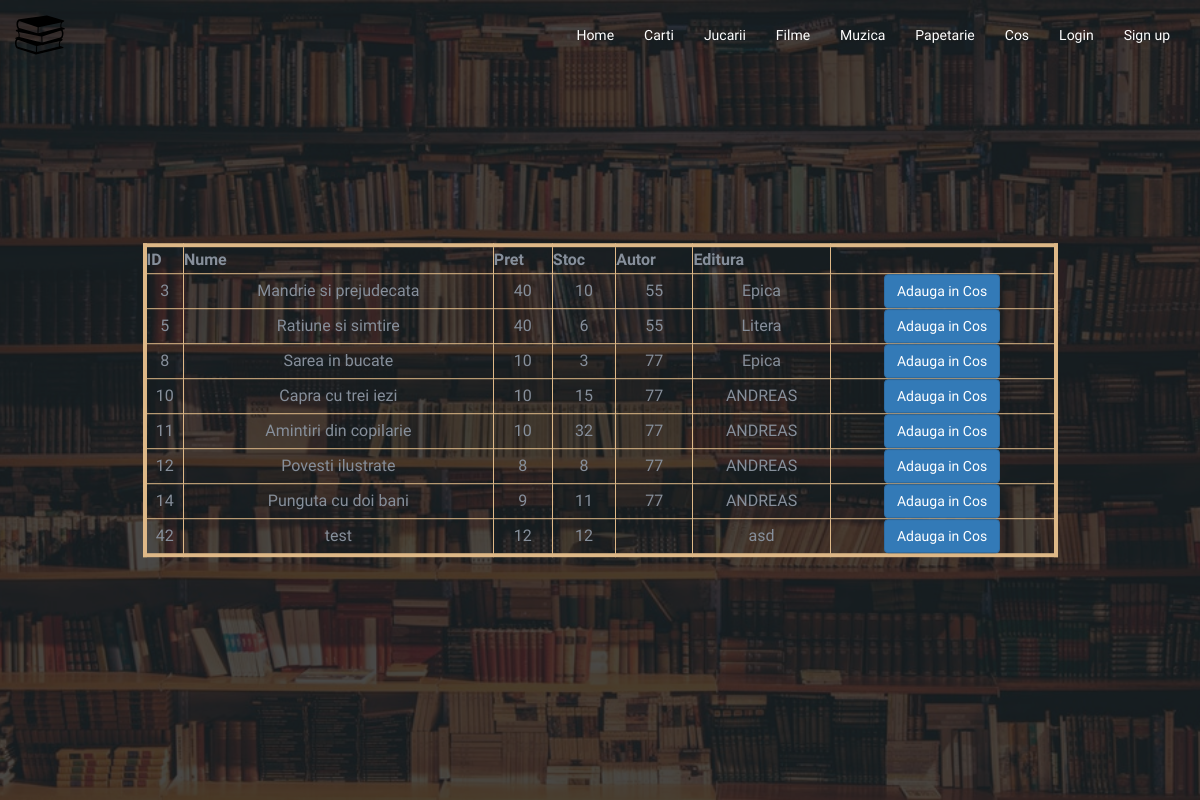
Screenshot of /pages/carti/carti.php with the database file from the repository.
### tables this page shows
CREATE TABLE `carte` (
  `idcarte` int(11) NOT NULL,
  `nume` varchar(50) DEFAULT NULL,
  `pret` int(11) DEFAULT NULL,
  `stoc` int(11) DEFAULT NULL,
  `autor` int(11) DEFAULT NULL,
  `editura` varchar(50) DEFAULT NULL,
  PRIMARY KEY (`idcarte`),
  KEY `FK_autor` (`autor`),
  CONSTRAINT `FK_autor` FOREIGN KEY (`autor`) REFERENCES `autor` (`idautor`)
);

### includes/check_user.php (called while the page is built, shortened)
<?php
function checkUser() {
	if (isset($_SESSION['user']) and !empty($_SESSION['user'])) {
		return $_SESSION['user'];
	} else {
		return False;
	}
}
?>

### pages/carti/carti.php (the view)
<!DOCTYPE html>
<html lang="en">
<?php require $_SERVER['DOCUMENT_ROOT'] . '/PIE/includes/head.php'; ?>
<body>
	<header id="home">
		<div class="bg-img" style="background-image: url('/PIE/img/books.jpg');">
			<div class="overlay"></div>
		</div>
		<?php require $_SERVER['DOCUMENT_ROOT'] . '/PIE/includes/navbar.php'; ?>
    <div class="home-wrapper">
      	<div class="container">
        	<div class="row">
          		<div class="col-md-10 col-md-offset-1">
            		<div class="home-content">
              			<div class="container-fluid">
			                <?php
								try {
								    require $_SERVER['DOCUMENT_ROOT'] . '/PIE/includes/db_connect.php';
								    $query = "SELECT * FROM carte";
								    $data = $db->query($query);
								    echo '
								    <table width="100%" height="100%" border="4" cellpadding="5" cellspacing="5"  bordercolor="#DEB887">
							            <tr>
											<th>ID</th>
											<th>Nume</th>
											<th>Pret</th>
											<th>Stoc</th>
											<th>Autor</th>
											<th>Editura</th>
											<th></th>
							            </tr>';
									foreach($data as $row) {
								    	echo
								    	'<tr>
							                <td>'.$row["idcarte"].'</td>
							                <td>'.$row["nume"].'</td>
							                <td>'.$row["pret"].'</td>
							                <td>'.$row["stoc"].'</td>
							                <td>'.$row["autor"].'</td>
							                <td>'.$row["editura"].'</td>
							                <td> <a class="btn btn-primary" href="/PIE/backend/add_cart.php?carte='.$row["idcarte"].'&back=/PIE/pages/carti/carti.php">Adauga in Cos<a></td>
								        </tr>';
									}
									echo '</table>';
								} catch(PDOException $error) {
									$error->getMessage();
								}
							?>
            			</div>
            		</div>
          		</div>
        	</div>
      	</div>
    </div>
</header>
</body>
</html>

### includes/head.php (shortened to what this page needs)
<head>
	<link type="text/css" rel="stylesheet" href="/PIE/css/bootstrap.min.css" />
	<link type="text/css" rel="stylesheet" href="/PIE/css/owl.carousel.css" />
	<link type="text/css" rel="stylesheet" href="/PIE/css/owl.theme.default.css" />
	<link type="text/css" rel="stylesheet" href="/PIE/css/magnific-popup.css" />
	<link rel="stylesheet" href="/css/font-awesome.min.css">
	<link type="text/css" rel="stylesheet" href="/PIE/css/style.css" />
</head>

### includes/navbar.php (shortened to what this page needs)
<?php
	require $_SERVER['DOCUMENT_ROOT'] . '/PIE/includes/check_user.php';
	$user = checkUser();
?>
<nav id="nav" class="navbar nav-transparent">
			<div class="container">
				<div class="navbar-header">
					<div class="navbar-brand">
						<a href="/PIE/index.php">
							<img class="logo-alt" src="/PIE/img/logo.svg" alt="logo">
						</a>
					</div>
				</div>
				<ul class="main-nav nav navbar-nav navbar-right">
<?php
	if ($user == 'admin') {
?>
					<li><a href="/PIE/index.php">Home</a></li>
					<li class="has-dropdown"><a href="/PIE/pages/carti/carti.php">Carti</a>
						<ul class="dropdown">
							<li><a href="/PIE/pages/carti/adauga-carte.php">Adauga o carte</a></li>
							<li><a href="/PIE/pages/carti/sterge-carte.php">Sterge o carte</a></li>
							<li><a href="/PIE/pages/carti/modifica-carte.php">Modifica o carte</a></li>
						</ul>
					</li>
					<li class="has-dropdown"><a href="/PIE/pages/jucarii/jucarii.php">Jucarii</a>
						<ul class="dropdown">
							<li><a href="/PIE/pages/jucarii/adauga-jucarie.php">Adauga o jucarie</a></li>
							<li><a href="/PIE/pages/jucarii/sterge-jucarie.php">Sterge o jucarie</a></li>
							<li><a href="/PIE/pages/jucarii/modifica-jucarie.php">Modifica o jucarie</a></li>
						</ul>
					</li>
					<li class="has-dropdown"><a href="/PIE/pages/filme/filme.php">Filme</a>
						<ul class="dropdown">
							<li><a href="/PIE/pages/filme/adauga-film.php">Adauga un film</a></li>
							<li><a href="/PIE/pages/filme/sterge-film.php">Sterge un film</a></li>
							<li><a href="/PIE/pages/filme/modifica-film.php">Modifica un film</a></li>
						</ul>
					</li>
					<li class="has-dropdown"><a href="/PIE/pages/muzica/muzica.php">Muzica</a>
						<ul class="dropdown">
							<li><a href="/PIE/pages/muzica/adauga-muzica.php">Adauga</a></li>
							<li><a href="/PIE/pages/muzica/sterge-muzica.php">Sterge</a></li>
							<li><a href="/PIE/pages/muzica/modifica-muzica.php">Modifica</a></li>
						</ul>
					</li>
					<li class="has-dropdown"><a href="/PIE/pages/papetarie/papetarie.php">Papetarie</a>
						<ul class="dropdown">
							<li><a href="/PIE/pages/papetarie/adauga-papetarie.php">Adauga</a></li>
							<li><a href="/PIE/pages/papetarie/sterge-papetarie.php">Sterge</a></li>
							<li><a href="/PIE/pages/papetarie/modifica-papetarie.php">Modifica</a></li>
						</ul>
					</li>
					<li class="has-dropdown"><a href="/PIE/pages/utilizatori/utilizatori.php">Gestioneaza Utilizatori</a>
						<ul class="dropdown">
							<li><a href="/PIE/pages/utilizatori/schimba-parola.php">Schimba Parola</a></li>
							<li><a href="/PIE/pages/utilizatori/sterge-utilizatori.php">Sterge</a></li>
							<li><a href="/PIE/pages/utilizatori/modifica-utilizatori.php">Modifica</a></li>
						</ul>
					</li>
					<li><a href="/PIE/backend/logout.php">Logout</a></li>
<?php
	} else {
?>
					<li><a href="/PIE/index.php">Home</a></li>
					<li><a href="/PIE/pages/carti/carti.php">Carti</a></li>
					<li><a href="/PIE/pages/jucarii/jucarii.php">Jucarii</a></li>
					<li><a href="/PIE/pages/filme/filme.php">Filme</a></li>
					<li><a href="/PIE/pages/muzica/muzica.php">Muzica</a></li>
					<li><a href="/PIE/pages/papetarie/papetarie.php">Papetarie</a></li>
					<li><a href="/PIE/pages/cart.php">Cos</a></li>
					<li><a href="/PIE/pages/login.php">Login</a></li>
					<li><a href="/PIE/pages/register.php">Sign up</a></li>
<?php
	}
?>
		</ul>
	</div>
</nav>

### css/style.css (style rules this page uses)
body { font-family: 'Varela Round', sans-serif; font-size: 16px; line-height: 1.6; overflow-x: hidden; color: #868F9B; }
a { color: #6195FF; text-decoration: none; -webkit-transition: 0.2s opacity; transition: 0.2s opacity; }
ul, ol { margin: 0; padding: 0; list-style: none }
.bg-img { position: absolute; left: 0; top: 0; right: 0; bottom: 0; z-index: -1; background-position: center; background-size: cover; background-attachment: fixed; }
.bg-img .overlay { position: absolute; left: 0; top: 0; right: 0; bottom: 0; opacity: .8; background: #1C1D21; }
.navbar-brand { padding: 0; }
.navbar-brand .logo, .navbar-brand .logo-alt { max-height: 50px; display: block; }
#nav { padding: 10px 0px; background: #FFF; -webkit-transition: 0.2s padding; transition: 0.2s padding; z-index: 999; }
#nav.navbar { border: none; border-radius: 0; margin-bottom: 0px; }
#nav.nav-transparent { background: transparent; }
@media only screen and (min-width: 768px) { .main-nav li { padding: 0px 15px; } }
@media only screen and (min-width: 768px) { .main-nav li a { font-size: 14px; -webkit-transition: 0.2s color; transition: 0.2s color; } }
@media only screen and (min-width: 768px) { .main-nav>li>a { color: #10161A; padding: 15px 0px; } }
@media only screen and (min-width: 768px) { #nav.nav-transparent:not(.fixed-nav) .main-nav>li>a { color: #fff; } }
@media only screen and (min-width: 768px) { .main-nav>li>a:after { content: ""; display: block; background-color: #6195FF; height: 2px; width: 0%; -webkit-transition: 0.2s width; transition: 0.2s width; } }
header { position: relative; }
#home { height: 100vh; }
#home .home-wrapper { position: absolute; left: 0px; right: 0px; top: 50%; -webkit-transform: translateY(-50%); -ms-transform: translateY(-50%); transform: translateY(-50%); text-align: center; }

### rows the page displays
carte: idcarte "3", nume "Mandrie si prejudecata", pret "40", stoc "10", autor "55", editura "Epica"
carte: idcarte "5", nume "Ratiune si simtire", pret "40", stoc "6", autor "55", editura "Litera"
carte: idcarte "8", nume "Sarea in bucate", pret "10", stoc "3", autor "77", editura "Epica"
carte: idcarte "10", nume "Capra cu trei iezi", pret "10", stoc "15", autor "77", editura "ANDREAS"
carte: idcarte "11", nume "Amintiri din copilarie", pret "10", stoc "32", autor "77", editura "ANDREAS"
carte: idcarte "12", nume "Povesti ilustrate", pret "8", stoc "8", autor "77", editura "ANDREAS"
carte: idcarte "14", nume "Punguta cu doi bani", pret "9", stoc "11", autor "77", editura "ANDREAS"
carte: idcarte "42", nume "test", pret "12", stoc "12", editura "asd"
